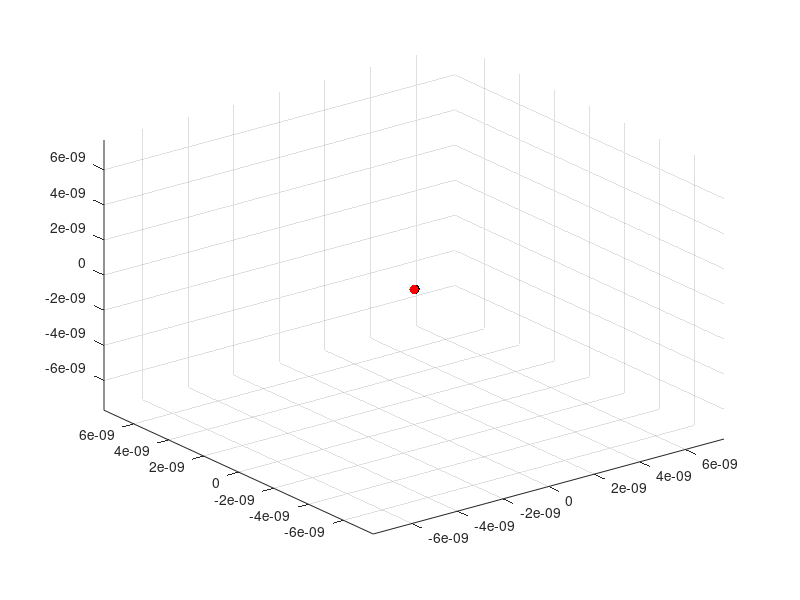

Write the MATLAB code that produced this figure. (Note: this script raises an error after producing the figure.)
close all;                                                       
clear ;                                                          
clc;                                                               

ref_size=0:0.01:100;                   %reference size matrix%
%Matrix
T= tril(ones(length(ref_size)));       % Lower triangular matrix of the reference size matrix                                          


%Defining constants
r=0.529*10^-10;                        %radius of the hydrogen atom                              
%v=5;                                                                      
v=2.18*10^6;                           %velocity of the electron                                    
w=v/r;                                 %angular velocity of the electron                                     
W=w*(ones(length(ref_size),1));        %size of the matrix of angular velocity


theta=T*W;                            %angulaqr displacement
x=cos(theta');                        %x cordinate for the circular motion 
y=sin(theta');                        %y cordinate for the circular motion

xy=[x ; y];                           %combination of x,y into a matrix
R=[r 0;0 r];                          %orbit radius matrix

Path=R*xy;                            %path of the electron

plot3(0,0,0,'r.','MarkerSize',20);    %ploting the nucleus with the red dot of size 20
hold on;
Electron=plot3(r,0,0,'k.','MarkerSize',20); %ploting the electron with the black of size 20
hold on;
grid on;                                    %to plot it in the square boxes


xlim([-1.5*r,1.5*r]);                       %ploting the x_axix
ylim([-1.5*r,1.5*r]);                       %ploting the y_axis
zlim([-1.5*r,1.5*r]);                       %ploting the z_axis
for i=1:length(ref_size)
    Electron.XData=Path(1,i);
    Electron.YData=Path(2,i);
    Electron.ZData=0;
    plot3(Path(1,i),Path(2,i),0,'b.','MarkerSize',0.001)
    pause(0.1)
end


